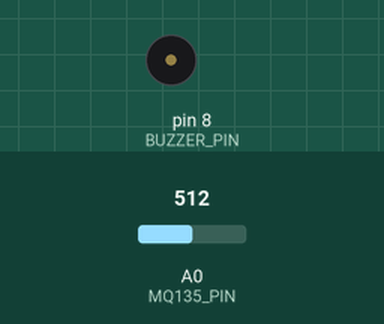
Recording of a sketch running on a simulated Arduino Uno, built with avr-gcc and run on an emulated ATmega328P. Shown: buzzer (waves = sounding). The test bench sets the inputs (shaded band); at power-on: A0 (MQ135_PIN) = 512. What the sketch prints to the serial monitor is not drawn.

Above: at 2.3 s.
2.4 s: A0 (MQ135_PIN) set to 75
5.9 s: A0 (MQ135_PIN) set to 67
At 6.5 s:
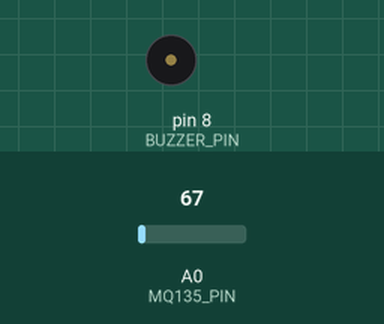
Timing chart, 0 to 8.9 s (numbered marks = the images above; inputs shaded):
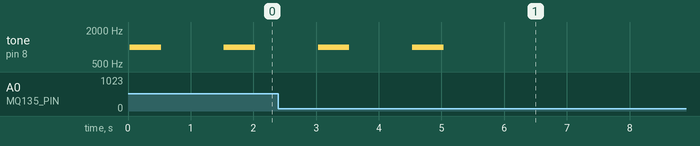

Measured:
- the behaviour switches between 71 and 70 on A0 (MQ135_PIN) (found by bisection; images 0 and 1)
- after the input at 5.9 s, tone on pin 8 (BUZZER_PIN): stops changing and stays silent
- by itself, tone on pin 8 (BUZZER_PIN): alternates 1000 Hz for 0.50 s and silent for 1.0 s

The sketch:

Air_quality_monitor_using_Smoke_sensor_MQ135_with_Arduino.ino
```cpp
#define MQ135_PIN A0
#define BUZZER_PIN 8

// Adjust this threshold according to your sensor readings
#define GAS_THRESHOLD 70

void setup() {
  Serial.begin(9600);
  pinMode(BUZZER_PIN, OUTPUT);
  digitalWrite(BUZZER_PIN, LOW);
  Serial.println("MQ135 Gas Sensor Test Started...");
}

void loop() {
  int sensorValue = analogRead(MQ135_PIN);
  float voltage = sensorValue * (5.0 / 1023.0);

  Serial.print("Analog Value: ");
  Serial.print(sensorValue);
  Serial.print(" | Voltage: ");
  Serial.print(voltage);
  Serial.println(" V");

  // Check if gas detected (value above threshold)
  if (sensorValue > GAS_THRESHOLD) {
    Serial.println("⚠️ Gas Detected!");
    tone(BUZZER_PIN, 1000);   // Start buzzer (1kHz tone)
    delay(500);
    noTone(BUZZER_PIN);       // Stop buzzer
    delay(500);
  }
  else {
    noTone(BUZZER_PIN);       // Ensure buzzer off
  }

  delay(500); // small delay for stable readings
}
```
